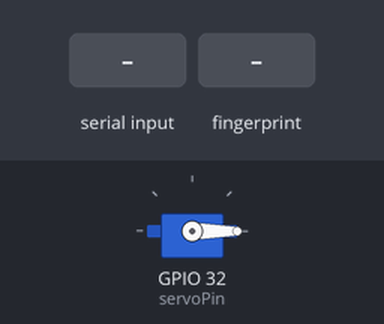
A sketch run on a simulated ESP32. Parts: servo. The test bench sets the inputs (shaded band). WiFi joins after 1.5 s; servers stay silent unless stated; what the sketch prints to the serial monitor is not drawn.

Above: at 6.0 s.
6.1 s: "RECOGNIZED\n" received over the second serial link
At 6.7 s:
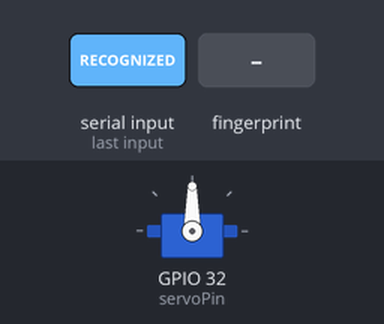
9.1 s: finger stored as number 1 placed on the sensor
11.1 s: "OPEN\n" received over the second serial link
12.6 s: "CLOSE\n" received over the second serial link
Timing chart, 0 to 15.1 s (numbered marks = the images above; inputs shaded):
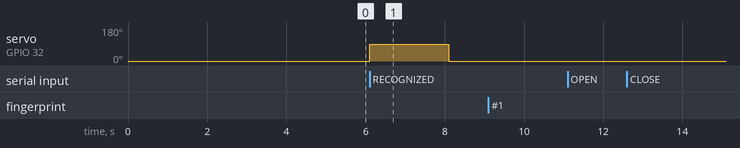

The sketch:

IoT_Smart_Lock_copy.ino
```cpp
#define BLYNK_TEMPLATE_ID "xxxxxxxx"
#define BLYNK_TEMPLATE_NAME "xxxxx"
#define BLYNK_AUTH_TOKEN "xxxxxxxxx"

#include <WiFi.h>
#include <WiFiClient.h>
#include <BlynkSimpleEsp32.h>
#include <HardwareSerial.h>
#include <ESP32Servo.h>
#include <Adafruit_Fingerprint.h>

// -------- WiFi & Blynk --------
char ssid[] = "xxxxxx";
char pass[] = "xxxxxx";

// -------- Raspberry Serial --------
HardwareSerial raspiSerial(1);
const int RASPI_RX = 22;
const int RASPI_TX = 23;

// -------- Fingerprint --------
HardwareSerial fingerSerial(2);
Adafruit_Fingerprint finger = Adafruit_Fingerprint(&fingerSerial);
const int FINGER_RX = 16;
const int FINGER_TX = 17;

// -------- Servo --------
Servo myservo;
const int servoPin = 32;
String doorState = "CLOSE";

// -------- Timer --------
BlynkTimer timer;

// -------- Pin Virtual --------
#define VPIN_SWITCH  V0
#define VPIN_SERVO   V1
#define VPIN_FINGER  V2
#define VPIN_CAMERA  V3
#define VPIN_REG     V4   // tombol register
#define VPIN_REMOVE  V5   // tombol remove

// -------- Helper --------
void setDoorState(String state) {
  if (state == "OPEN") {
    myservo.write(90);
    doorState = "OPEN";
    Blynk.virtualWrite(VPIN_SERVO, "OPEN");
  } else {
    myservo.write(0);
    doorState = "CLOSE";
    Blynk.virtualWrite(VPIN_SERVO, "CLOSE");
  }
  Serial.print("Door state: ");
  Serial.println(doorState);
}

// -------- Switch manual dari Blynk --------
BLYNK_WRITE(VPIN_SWITCH) {
  int value = param.asInt();
  if (value == 1 && doorState == "CLOSE") {
    setDoorState("OPEN");
  } else if (value == 0 && doorState == "OPEN") {
    setDoorState("CLOSE");
  }
}

// -------- Tombol register --------
BLYNK_WRITE(VPIN_REG) {
  int value = param.asInt();
  if (value == 1) {
    Serial.println("🟢 Register fingerprint mode");
    Blynk.virtualWrite(VPIN_REG, 0);
    enrollFingerprint();
  }
}

// -------- Tombol remove --------
BLYNK_WRITE(VPIN_REMOVE) {
  int value = param.asInt();
  if (value == 1) {
    Serial.println("🟥 Remove fingerprint mode");
    Blynk.virtualWrite(VPIN_REMOVE, 0);
    deleteFingerprint();
  }
}

// -------- Setup --------
void setup() {
  Serial.begin(115200);
  delay(2000);
  Serial.println("Booting...");

  WiFi.begin(ssid, pass);
  Serial.print("Connecting to WiFi");

  int retries = 0;
  while (WiFi.status() != WL_CONNECTED && retries < 20) {
    delay(500);
    Serial.print(".");
    retries++;
  }
  Serial.println();

  if (WiFi.status() == WL_CONNECTED) {
    Serial.println("✅ WiFi connected!");
    Serial.print("IP: ");
    Serial.println(WiFi.localIP());
  } else {
    Serial.println("❌ WiFi not connected.");
  }

  Blynk.config(BLYNK_AUTH_TOKEN);
  Blynk.connect(5000);

  myservo.attach(servoPin);
  setDoorState("CLOSE");

  raspiSerial.begin(9600, SERIAL_8N1, RASPI_RX, RASPI_TX);

  fingerSerial.begin(57600, SERIAL_8N1, FINGER_RX, FINGER_TX);
  finger.begin(57600);

  if (finger.verifyPassword()) {
    Serial.println("✅ Fingerprint sensor ready");
  } else {
    Serial.println("❌ Fingerprint sensor ERROR");
  }

  timer.setInterval(200L, checkFingerprint);
  Serial.println("=== System Ready ===");
}

// -------- Loop --------
void loop() {
  Blynk.run();
  timer.run();

  if (raspiSerial.available()) {
    String resp = raspiSerial.readStringUntil('\n');
    resp.trim();
    Serial.print("Raspi says: ");
    Serial.println(resp);

    if (resp.startsWith("RECOGNIZED")) {
      // contoh: "RECOGNIZED Goldwin"
      String name = resp.substring(11); // ambil nama setelah kata "RECOGNIZED "
      Serial.print("🎉 Wajah dikenali: ");
      Serial.println(name);

      Blynk.virtualWrite(VPIN_CAMERA, 1);
      setDoorState("OPEN");
      delay(2000);
      setDoorState("CLOSE");
      Blynk.virtualWrite(VPIN_CAMERA, 0);
    }
    else if (resp == "NO") {
      Serial.println("❌ Wajah tidak dikenali, pintu tetap terkunci");
    }
    else if (resp == "YES") {
      Serial.println("📸 Kamera aktif, menunggu wajah...");
    }
  }
}

/// -------- Fingerprint Check --------
void checkFingerprint() {
  int id = getFingerprintID();
  if (id > 0) {
    Serial.print("Fingerprint valid, ID ");
    Serial.println(id);

    Blynk.virtualWrite(VPIN_FINGER, 1);

    // Kirim ke Raspberry ID-nya
    raspiSerial.print("OPEN CAMERA ");
    raspiSerial.println(id);
    raspiSerial.flush();
    delay(50);

    Serial.println("OPEN CAMERA -> Raspi");

    timer.setTimeout(1000, []() {
      Blynk.virtualWrite(VPIN_FINGER, 0);
    });
  }
}

// -------- Cari ID fingerprint valid --------
int getFingerprintID() {
  int p = finger.getImage();
  if (p != FINGERPRINT_OK) return -1;
  p = finger.image2Tz();
  if (p != FINGERPRINT_OK) return -1;
  p = finger.fingerSearch();
  if (p == FINGERPRINT_OK) return finger.fingerID;
  return -1;
}

// -------- ENROLL fingerprint --------
void enrollFingerprint() {
  int id = 1;
  while (finger.loadModel(id) == FINGERPRINT_OK) {
    id++;
  }
  Serial.print("📥 Register ID: ");
  Serial.println(id);

  Serial.println("Tempelkan jari Anda...");
  while (finger.getImage() != FINGERPRINT_OK);

  finger.image2Tz(1);
  Serial.println("Lepaskan jari...");
  delay(2000);

  Serial.println("Tempelkan kembali jari yang sama...");
  while (finger.getImage() != FINGERPRINT_OK);

  finger.image2Tz(2);
  if (finger.createModel() == FINGERPRINT_OK) {
    if (finger.storeModel(id) == FINGERPRINT_OK) {
      Serial.println("✅ Fingerprint berhasil disimpan!");
      Blynk.logEvent("fingerprint_enrolled", "Fingerprint berhasil disimpan");
    } else {
      Serial.println("❌ Gagal menyimpan fingerprint");
    }
  } else {
    Serial.println("❌ Jari tidak cocok, ulangi");
  }
}

// -------- DELETE fingerprint --------
void deleteFingerprint() {
  Serial.println("Masukkan ID yang ingin dihapus (default: 1)");
  int id = 1;
  // Bisa kamu ubah nanti jadi baca dari Blynk Numeric Input

  if (finger.deleteModel(id) == FINGERPRINT_OK) {
    Serial.print("🗑️ Fingerprint ID ");
    Serial.print(id);
    Serial.println(" berhasil dihapus!");
    Blynk.logEvent("fingerprint_deleted", "Fingerprint berhasil dihapus");
  } else {
    Serial.println("❌ Gagal menghapus fingerprint");
  }
}
```

Measured:
- after the input at 6.1 s, servo on GPIO 32 (servoPin): 0° → 90° at once, → 0° 2.0 s later
- after the input at 9.1 s, every drawn part: stays the same
- after the input at 11.1 s, every drawn part: stays the same
- after the input at 12.6 s, every drawn part: stays the same
